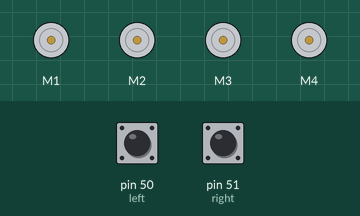
The sketch below on a simulated Arduino Mega 2560, built with avr-gcc and run on an emulated ATmega2560. Shown: 4 × DC motor (green arrow = forward, orange = backward, longer = faster). Inputs (shaded band) come from the test bench; at power-on: pin 50 (left) HIGH, pin 51 (right) HIGH.

Above: at 1.2 s.
1.3 s: pin 50 (left) pulled LOW for 0.15 s
At 1.38 s:
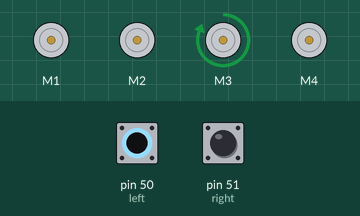
2.9 s: pin 51 (right) pulled LOW for 0.15 s
At 2.98 s:
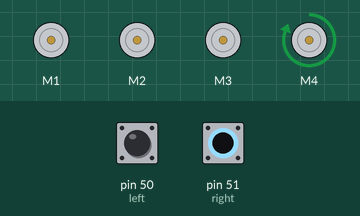
4.5 s: pin 51 (right) pulled LOW for 3.2 s
At 8.0 s:
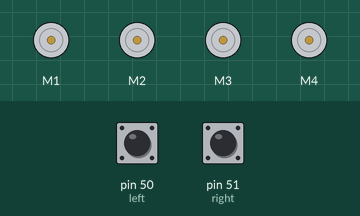
9.2 s: pin 50 (left) pulled LOW for 3.2 s
At 9.6 s:
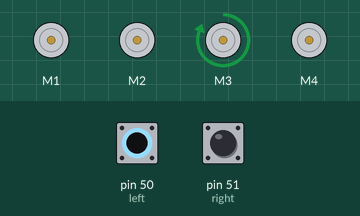
13.9 s: pin 50 (left) driven LOW and pin 51 (right) driven LOW
At 15.3 s:
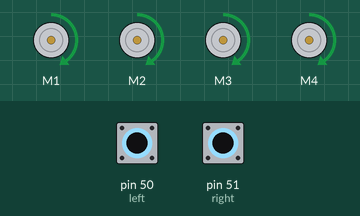
Timing chart, 0 to 16.4 s (numbered marks = the images above; inputs shaded):
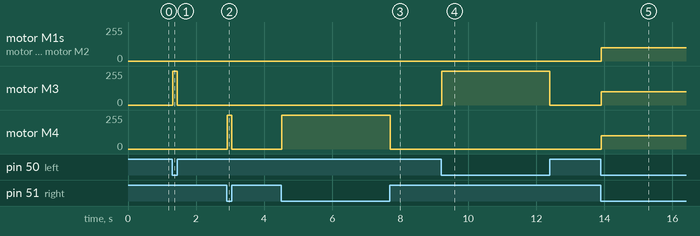

Measured:
- after the input at 1.3 s, motor M3: stopped → forward 255/255 at once, → stopped 0.14 s later
- after the input at 2.9 s, motor M4: stopped → forward 255/255 at once, → stopped 0.14 s later
- after the input at 4.5 s, motor M4: stopped → forward 255/255 at once, → stopped 3.2 s later
- after the input at 9.2 s, motor M3: stopped → forward 255/255 at once, → stopped 3.2 s later
- after the input at 13.9 s, motor M1–4: stopped → forward 100/255 at once

The sketch:

Path_Following_RobotCar.ino
```cpp
#include<AFMotor.h>
#define left 50
#define right 51
AF_DCMotor motor1(1, MOTOR12_64KHZ);
AF_DCMotor motor2(2, MOTOR12_64KHZ);
AF_DCMotor motor3(3, MOTOR34_64KHZ);
AF_DCMotor motor4(4, MOTOR34_64KHZ);
int Left=0;
int Right =0;

void setup() {
  //Serial.begin(9600);
  pinMode(left,INPUT);
  pinMode(right,INPUT);
  digitalWrite(left,HIGH);
  digitalWrite(right,HIGH);
}

void loop() {
  Left = digitalRead(left);
  Right = digitalRead(right);
  if(!Left && !Right){
    goForward();
  }
  if(Left && !Right){
    goLeft();
  }
  if(!Left && Right){
    goRight();
  }
  if(Left && Right){
    Stop();
  }
}

void goForward(){
  int Mspeed=5;
  while(!Left && !Right){
    motor1.setSpeed(Mspeed);
    motor1.run(FORWARD);
    motor2.setSpeed(Mspeed);
    motor2.run(FORWARD);
    motor3.setSpeed(Mspeed);
    motor3.run(FORWARD);
    motor4.setSpeed(Mspeed);
    motor4.run(FORWARD);
    //delay(200);
    Mspeed+=5;
    if(Mspeed >100){
      Mspeed = 100;
    }
    Left = digitalRead(left);
    Right = digitalRead(right);
  }
}

void goLeft(){
  int Mspeed=5;
  while(Left && !Right){
    motor1.setSpeed(Mspeed);
    motor1.run(RELEASE);
    motor2.setSpeed(Mspeed);
    motor2.run(RELEASE);
    motor3.setSpeed(Mspeed);
    motor3.run(RELEASE);
    motor4.setSpeed(Mspeed);
    motor4.run(FORWARD);
    //delay(200);
    Mspeed+=5;
    if(Mspeed >255){
      Mspeed = 255;
    }
    Left = digitalRead(left);
    Right = digitalRead(right);
  }
}

void goRight(){
  int Mspeed=5;
  while(!Left && Right){
    motor1.setSpeed(Mspeed);
    motor1.run(RELEASE);
    motor2.setSpeed(Mspeed);
    motor2.run(RELEASE);
    motor3.setSpeed(Mspeed);
    motor3.run(FORWARD);
    motor4.setSpeed(Mspeed);
    motor4.run(RELEASE);
    //delay(200);
    Mspeed+=5;
    if(Mspeed >255){
      Mspeed = 255;
    }
    Left = digitalRead(left);
    Right = digitalRead(right);
  }
}
void Stop(){
  while(Left && Right){
    motor1.setSpeed(0);
    motor1.run(RELEASE);
    motor2.setSpeed(0);
    motor2.run(RELEASE);
    motor3.setSpeed(0);
    motor3.run(RELEASE);
    motor4.setSpeed(0);
    motor4.run(RELEASE);

    //delay(200);
    Left = digitalRead(left);
    Right = digitalRead(right);
  }
}
```
